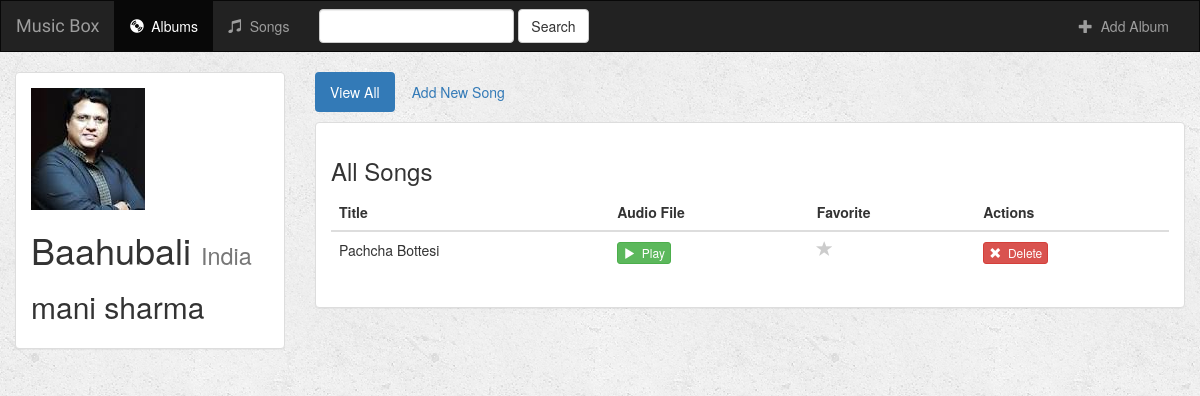
/music/2/, run on the app's committed database.
### music/models.py (models this page shows, shortened)
class Album(models.Model):
    artist = models.CharField(max_length=250)
    album_title = models.CharField(max_length=500)
    genre = models.CharField(max_length=100)
    album_logo = models.FileField()
    is_favorite = models.BooleanField(default=False)
    def __str__(self):
        return self.album_title + ' - ' + self.artist

class Song(models.Model):
    album = models.ForeignKey(Album, on_delete=models.CASCADE)
    song_title = models.CharField(max_length=250)
    audio_file = models.FileField(default='')
    is_favorite = models.BooleanField(default=False)

### music/views.py (the view)
# urls.py: url(r'^(?P<album_id>[0-9]+)/$', views.detail, name='detail'),
def detail(request, album_id):
        album = get_object_or_404(Album, pk=album_id)
        return render(request, 'music/detail.html', {'album': album})

### music/templates/music/detail.html (shortened to what this page needs)
{% extends 'music/base.html' %}
{% block albums_active %}active{% endblock %}
{% block body %}
<div class="container-fluid songs-container">
    <div class="row">
        <div class="col-sm-4 col-md-3">
            <div class="panel panel-default">
                <div class="panel-body">
                    <a href="{% url 'music:detail' album.id %}">
                        {% if album.album_logo %}
                            <img src="{{ album.album_logo.url }}" class="img-responsive">
                        {% else %}
                            <h3>No image to display</h3>
                        {% endif %}
                    </a>
                    <h1>{{ album.album_title }} <small>{{ album.genre }}</small></h1>
                    <h2>{{ album.artist }}</h2>
                </div>
            </div>
        </div>
        <div class="col-sm-8 col-md-9">
            <ul class="nav nav-pills" style="margin-bottom: 10px;">
                <li role="presentation" class="active"><a href="{% url 'music:detail' album.id %}">View All</a></li>
                <li role="presentation"><a href="{% url 'music:create_song' album.id %}">Add New Song</a></li>
            </ul>
            <div class="panel panel-default">
                <div class="panel-body">
                    <h3>All Songs</h3>
                    <table class="table">
                        <thead>
                        <tr>
                            <th>Title</th>
                            <th>Audio File</th>
                            <th>Favorite</th>
                            <th>Actions</th>
                        </tr>
                        </thead>
                        <tbody>
                        {% for song in album.song_set.all %}
                            <tr>
                                <td>{{ song.song_title }}</td>
                                <td>
                                    <a target="_blank" href="{{ song.audio_file.url }}">
                                        <button type="button" class="btn btn-success btn-xs">
                                            <span class="glyphicon glyphicon-play"></span>&nbsp; Play
                                        </button>
                                    </a>
                                </td>
                                <td>
                                    <a href="{% url 'music:favorite' song.id %}" class="btn-favorite"><span class="glyphicon glyphicon-star {% if song.is_favorite %}active{% endif %}"></span></a>
                                </td>
                                <td>
                                    <form action="{% url 'music:delete_song' album.id song.id %}" method="post" style="display: inline;">
                                        <button type="submit" class="btn btn-danger btn-xs">
                                            <span class="glyphicon glyphicon-remove"></span>&nbsp; Delete
                                        </button>
                                    </form>
                                </td>
                            </tr>
                        {% endfor %}
                        </tbody>
                    </table>
                </div>
            </div>
        </div>
    </div>
</div>
{% endblock %}

### music/static/music/style.css (style rules this page uses)
body { background: white url("images/background.png"); }
.glyphicon-star { color: #CCCCCC; font-size: 16px; }

### data on the page
Album: album_logo (picture), album_title "Baahubali", genre "India", artist "mani sharma"
Song: song_title "Pachcha Bottesi", is_favorite False (drawn)
